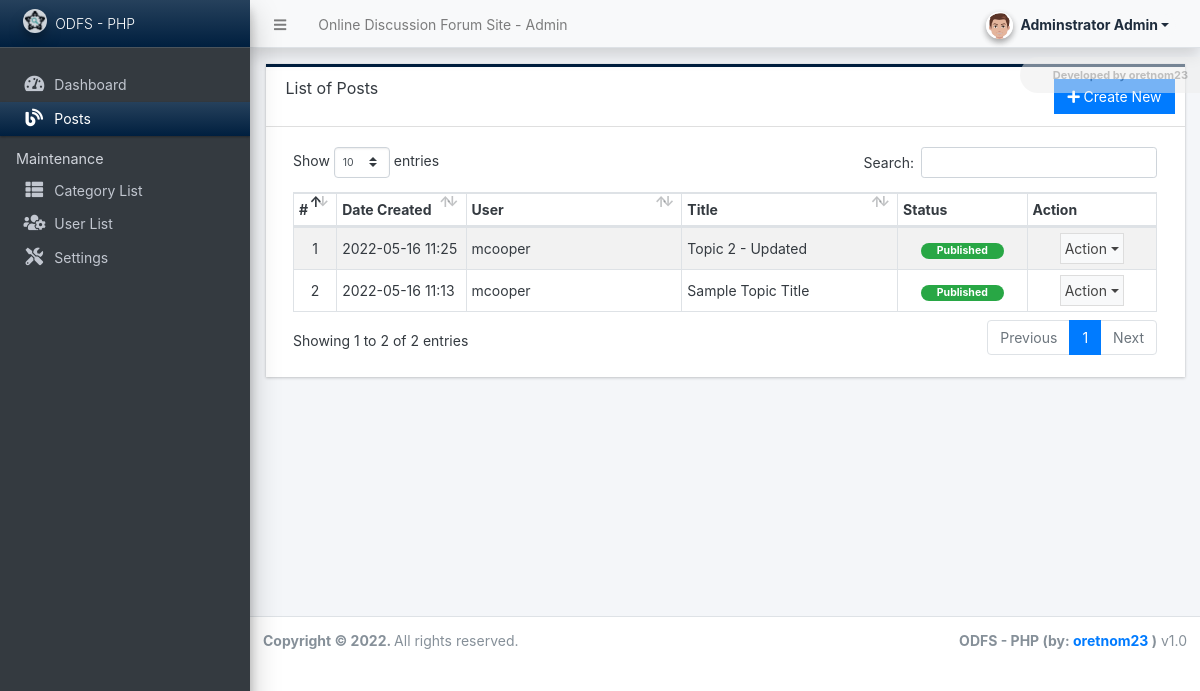
Page /admin/?page=posts (signed in) on the committed database.
### tables this page shows
CREATE TABLE `post_list` (
  `id` int(30) NOT NULL,
  `user_id` int(30) NOT NULL,
  `category_id` int(30) NOT NULL,
  `title` text NOT NULL,
  `content` text NOT NULL,
  `status` tinyint(1) NOT NULL DEFAULT 0,
  `delete_flag` tinyint(1) NOT NULL DEFAULT 0,
  `date_created` datetime NOT NULL DEFAULT current_timestamp(),
  `date_updated` datetime NOT NULL DEFAULT current_timestamp() ON UPDATE current_timestamp()
);

CREATE TABLE `users` (
  `id` int(50) NOT NULL,
  `firstname` varchar(250) NOT NULL,
  `middlename` text DEFAULT NULL,
  `lastname` varchar(250) NOT NULL,
  `username` text NOT NULL,
  `password` text NOT NULL,
  `avatar` text DEFAULT NULL,
  `last_login` datetime DEFAULT NULL,
  `type` tinyint(1) NOT NULL DEFAULT 0,
  `date_added` datetime NOT NULL DEFAULT current_timestamp(),
  `date_updated` datetime DEFAULT current_timestamp() ON UPDATE current_timestamp()
);

### admin/posts/index.php (the view, shortened to what this page needs)
<div class="card card-outline rounded-0 card-navy">
	<div class="card-header">
		<h3 class="card-title">List of Posts</h3>
		<div class="card-tools">
			<a href="./?page=posts/manage_post" id="" class="btn btn-flat btn-primary"><span class="fas fa-plus"></span>  Create New</a>
		</div>
	</div>
	<div class="card-body">
        <div class="container-fluid">
			<table class="table table-hover table-striped table-bordered" id="list">
				<colgroup>
					<col width="5%">
					<col width="15%">
					<col width="25%">
					<col width="25%">
					<col width="15%">
					<col width="15%">
				</colgroup>
				<thead>
					<tr>
						<th>#</th>
						<th>Date Created</th>
						<th>User</th>
						<th>Title</th>
						<th>Status</th>
						<th>Action</th>
					</tr>
				</thead>
				<tbody>
					<?php
					$i = 1;
						$qry = $conn->query("SELECT p.*, u.username from `post_list` p inner join users u on p.user_id = u.id where p.delete_flag = 0 order by abs(unix_timestamp(p.date_created)) desc ");
						while($row = $qry->fetch_assoc()):
					?>
						<tr>
							<td class="text-center"><?php echo $i++; ?></td>
							<td><?php echo date("Y-m-d H:i",strtotime($row['date_created'])) ?></td>
							<td><?php echo $row['username'] ?></td>
							<td><p class="truncate-1 mb-0"><?php echo $row['title'] ?></p></td>
							<td class="text-center">
                                <?php if($row['status'] == 1): ?>
                                    <span class="badge badge-success px-3 rounded-pill">Published</span>
                                <?php else: ?>
                                    <span class="badge badge-danger px-3 rounded-pill">Unpublished</span>
                                <?php endif; ?>
                            </td>
							<td align="center">
								 <button type="button" class="btn btn-flat p-1 btn-default btn-sm dropdown-toggle dropdown-icon" data-toggle="dropdown">
				                  		Action
				                  </button>
							</td>
						</tr>
					<?php endwhile; ?>
				</tbody>
			</table>
		</div>
	</div>
</div>

### rows in the picture
post_list: date_created "2022-05-16 11:25", user.username "mcooper", title "Topic 2 - Updated", status "Published"
post_list: date_created "2022-05-16 11:13", user.username "mcooper", title "Sample Topic Title", status "Published"

### other values in the picture
$_settings->info('name') "Online Discussion Forum Site"
$_settings->userdata('firstname').' '.$_settings->userdata('lastname') "Adminstrator Admin"
$_settings->info('short_name') "ODFS - PHP"
